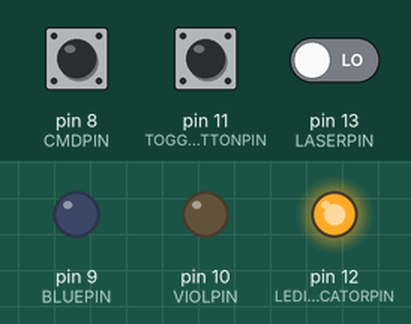
This sketch was run on a simulated Arduino Uno, built with avr-gcc and run on an emulated ATmega328P. Shown: output pins drawn as LEDs (lit = HIGH). Dashed ring = blinking. The test bench sets the inputs (shaded band); at power-on: pin 8 (CMDPIN) LOW, pin 11 (TOGGLEBUTTONPIN) LOW, pin 13 (LASERPIN) LOW. Pins used as bus, display or sensor lines are not drawn.

Above: at 1.2 s.
1.3 s: pin 8 (CMDPIN) driven HIGH
At 1.9 s:
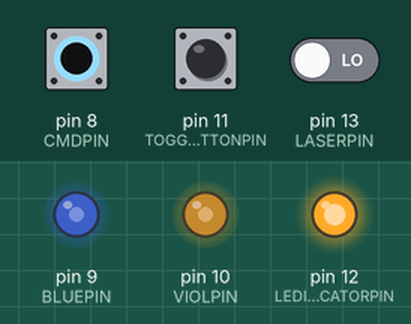
2.8 s: pin 11 (TOGGLEBUTTONPIN) pulled HIGH for 0.15 s
At 3.5 s:
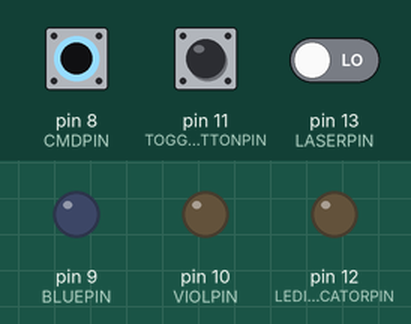
4.4 s: pin 11 (TOGGLEBUTTONPIN) pulled HIGH for 1 s
At 6.2 s:
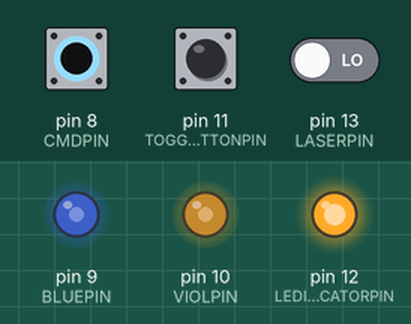
7.4 s: pin 8 (CMDPIN) driven LOW
At 8.4 s:
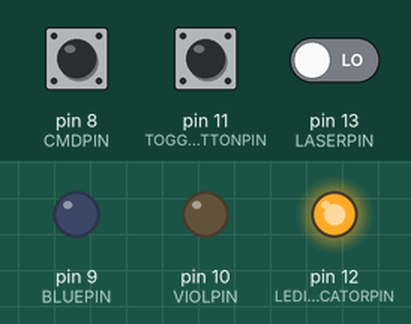
8.9 s: pin 11 (TOGGLEBUTTONPIN) pulled HIGH for 3.2 s
At 12.4 s:
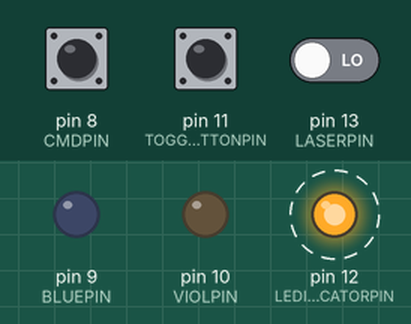
13.6 s: pin 8 (CMDPIN) pulsed HIGH 5 times (0.12 s each, 0.3 s apart)
At 16.3 s:
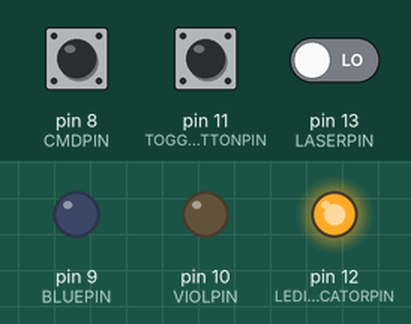
Timing chart, 0 to 17.6 s (numbered marks = the images above; inputs shaded):
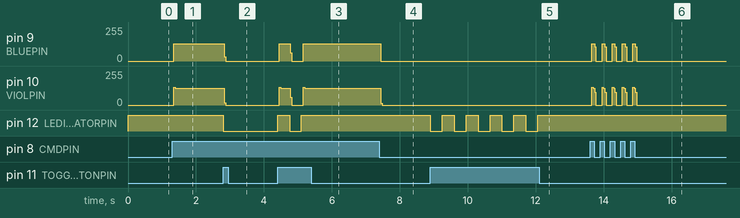

Measured:
- after the input at 1.3 s, pin 9 (BLUEPIN): 0/255 → 129/255 after 0.05 s; pin 10 (VIOLPIN): 0/255 → 127/255 after 0.05 s
- after the input at 2.8 s, pin 9 (BLUEPIN): 129/255 → 0/255 at once; pin 10 (VIOLPIN): 127/255 → 0/255 at once; pin 12 (LEDINDICATORPIN): HIGH → LOW at once
- after the input at 4.4 s, pin 9 (BLUEPIN): 0/255 → 129/255 after 0.05 s, → 0/255 0.32 s later, → 129/255 0.38 s later; pin 10 (VIOLPIN): 0/255 → 127/255 after 0.05 s, → 0/255 0.32 s later, → 127/255 0.38 s later; pin 12 (LEDINDICATORPIN): LOW → HIGH at once, → LOW 0.35 s later, → HIGH 0.35 s later
- after the input at 7.4 s, pin 9 (BLUEPIN): 129/255 → 0/255 at once; pin 10 (VIOLPIN): 127/255 → 0/255 at once
- after the input at 8.9 s, pin 12 (LEDINDICATORPIN): alternates HIGH for 0.35 s and LOW for 0.35 s, 10 changes in all, then stays HIGH, starting at once
- after the input at 13.6 s, pin 9 (BLUEPIN): 0/255 → 129/255 after 0.05 s, then repeats every 0.30 s: 106/255 0.04 s, 0/255 0.18 s, 129/255 0.08 s, until it stays 0/255 from 15.0 s; pin 10 (VIOLPIN): 0/255 → 134/255 after 0.05 s, then repeats every 0.30 s: 127/255 0.04 s, 96/255 0.04 s, 0/255 0.18 s, 134/255 0.04 s, until it stays 0/255 from 15.0 s

The sketch:

40Hz_optogenetics_with_50mm_objective.ino
```cpp
/**
 * Title         : 40_Hz_optogenetics_with_50mm_objetive.ino
 * Authors       : Murat Yildirim
 *               : Miguel Maldonado
 * Date Created  : 15 December 2024
 * Description   : This code is intended to be uploaded to the Arduino
 *                 Uno that controls the brain imaging camera.
 *                 This code includes logic for using the laser.
 *
 *                 Pin 11 toggles between "LED Mode" and "Image-Only Mode".
 *                 An indicator on pin 12 can show what mode this code is using.
 *
 *                 LED Mode:
 *                 - When the CMDPIN is high and LASERPIN is low,
 *                 it captures images at 40Hz while alternating Blue and Violet LEDs.
 *
 *                 - When CMDPIN is high and LASERPIN is high,
 *                 it capture's images at 40Hz, but only alternates the LEDs
 *                 for frames while the LASERTRIGPIN is also high.
 *
 *                 Image-Only Mode:
 *                 - When the CMDPIN is high, the code simply captures images at
 *                 maximum speed without flashing LEDs.
 */
const int CAMTRIGPIN = 3;
const int BLUEPIN = 9;
const int VIOLPIN = 10;
const int CMDPIN = 8;
const int LASERTRIGPIN = 6;
const int LASERPIN = 13;
const int TOGGLEBUTTONPIN = 11;
const int LEDINDICATORPIN = 12;
const bool MODE_TRIGGER_WITH_LED = true;
const bool MODE_TRIGGER_LASER = true;
const bool MODE_TRIGGER_ONLY_CAMERA = false;

const unsigned int uS_DELAY_LED[] = {
      2250
      ,200
};
const unsigned int uS_DELAY_NO_LED  = 0;
const unsigned long MS_DEBOUNCE     = 350;

bool cmdOn;
int prevModeLED;
int currModeLED;
unsigned long msLastDebounce;
bool laserOn;
bool laserMode;
bool laserSignal;

void setup() {
  pinMode(CAMTRIGPIN, OUTPUT);
  pinMode(BLUEPIN, OUTPUT);
  pinMode(VIOLPIN, OUTPUT);
  pinMode(TOGGLEBUTTONPIN, INPUT);
  pinMode(LEDINDICATORPIN, OUTPUT);
  pinMode(CMDPIN, INPUT);
  pinMode(LASERPIN, INPUT);
  pinMode(LASERTRIGPIN, INPUT);

  digitalWrite(CAMTRIGPIN, HIGH);
  digitalWrite(LEDINDICATORPIN, HIGH);

  laserOn = false;
  laserSignal = false;
  cmdOn = false;
  prevModeLED = HIGH;
  currModeLED = HIGH;
  msLastDebounce = millis();
}

void loop() {

  /** ====== Button Logic ======
   *
   * Toggle the mode when the button is pressed
   */
  bool buttonPressed = (digitalRead(TOGGLEBUTTONPIN) == HIGH);
  bool debouncePassed = ((millis() - msLastDebounce) > MS_DEBOUNCE);
  if (buttonPressed && debouncePassed) {
    msLastDebounce = millis();                    // Reset the debounce reference
    currModeLED = !currModeLED;                   // Toggle the mode
    digitalWrite(LEDINDICATORPIN, currModeLED);   // Update the LED indicating the mode
  }

  /**
   * ====== Main Control ======
   *
   * This condition checks if the command pin is high (the signal from the NIDAQ to indicate camera triggering)
   * If the command pin is high, then the camera is triggered according to the current mode
   * If the command pin is low, then the LEDs are turned off
   */
  cmdOn = digitalRead(CMDPIN);
  if (cmdOn) {

    if (currModeLED == false && prevModeLED == true) {
    /* If the mode has just been turned off, then turn off the LEDs */
      digitalWrite(VIOLPIN, LOW);
      digitalWrite(BLUEPIN, LOW);
    }
    prevModeLED = currModeLED;

    if (currModeLED == MODE_TRIGGER_WITH_LED) {

      laserMode = digitalRead(LASERPIN);
      if (laserMode == MODE_TRIGGER_LASER) {
        /* =========================== Laser Trigger LEDs =========================== */
        laserSignal = digitalRead(LASERTRIGPIN);
        if (laserSignal) {
          digitalWrite(CAMTRIGPIN, HIGH);
          digitalWrite(BLUEPIN, LOW);
          delayMicroseconds(uS_DELAY_LED[0]);
          delayMicroseconds(uS_DELAY_LED[1]);
          digitalWrite(CAMTRIGPIN, LOW);

          digitalWrite(CAMTRIGPIN, HIGH);
          digitalWrite(BLUEPIN, HIGH);
          delayMicroseconds(uS_DELAY_LED[0]);
          delayMicroseconds(uS_DELAY_LED[1]);
          digitalWrite(CAMTRIGPIN, LOW);
        } else {
          digitalWrite(CAMTRIGPIN, HIGH);
          delayMicroseconds(uS_DELAY_LED[0]);
          delayMicroseconds(uS_DELAY_LED[1]);
          digitalWrite(CAMTRIGPIN, LOW);
        }
      } else {
        /* =========================== Alternate LEDs =========================== */
        digitalWrite(CAMTRIGPIN, HIGH);
        digitalWrite(BLUEPIN, LOW);
        delayMicroseconds(uS_DELAY_LED[0]);
        digitalWrite(VIOLPIN, LOW);
        delayMicroseconds(uS_DELAY_LED[1]);
        digitalWrite(CAMTRIGPIN, LOW);

        digitalWrite(CAMTRIGPIN, HIGH);
        digitalWrite(BLUEPIN, HIGH);
        delayMicroseconds(uS_DELAY_LED[0]);
        digitalWrite(VIOLPIN, HIGH);
        delayMicroseconds(uS_DELAY_LED[1]);
        digitalWrite(CAMTRIGPIN, LOW);
      }
    }
    else {
    /* ========================== Trigger Cameras Only ========================== */
      digitalWrite(CAMTRIGPIN, HIGH);
      delayMicroseconds(uS_DELAY_LED[0]);
      delayMicroseconds(uS_DELAY_LED[1]);
      digitalWrite(CAMTRIGPIN, LOW);
    }
  }
  else {
    digitalWrite(BLUEPIN, LOW);
    digitalWrite(VIOLPIN, LOW);
  }
}
```
